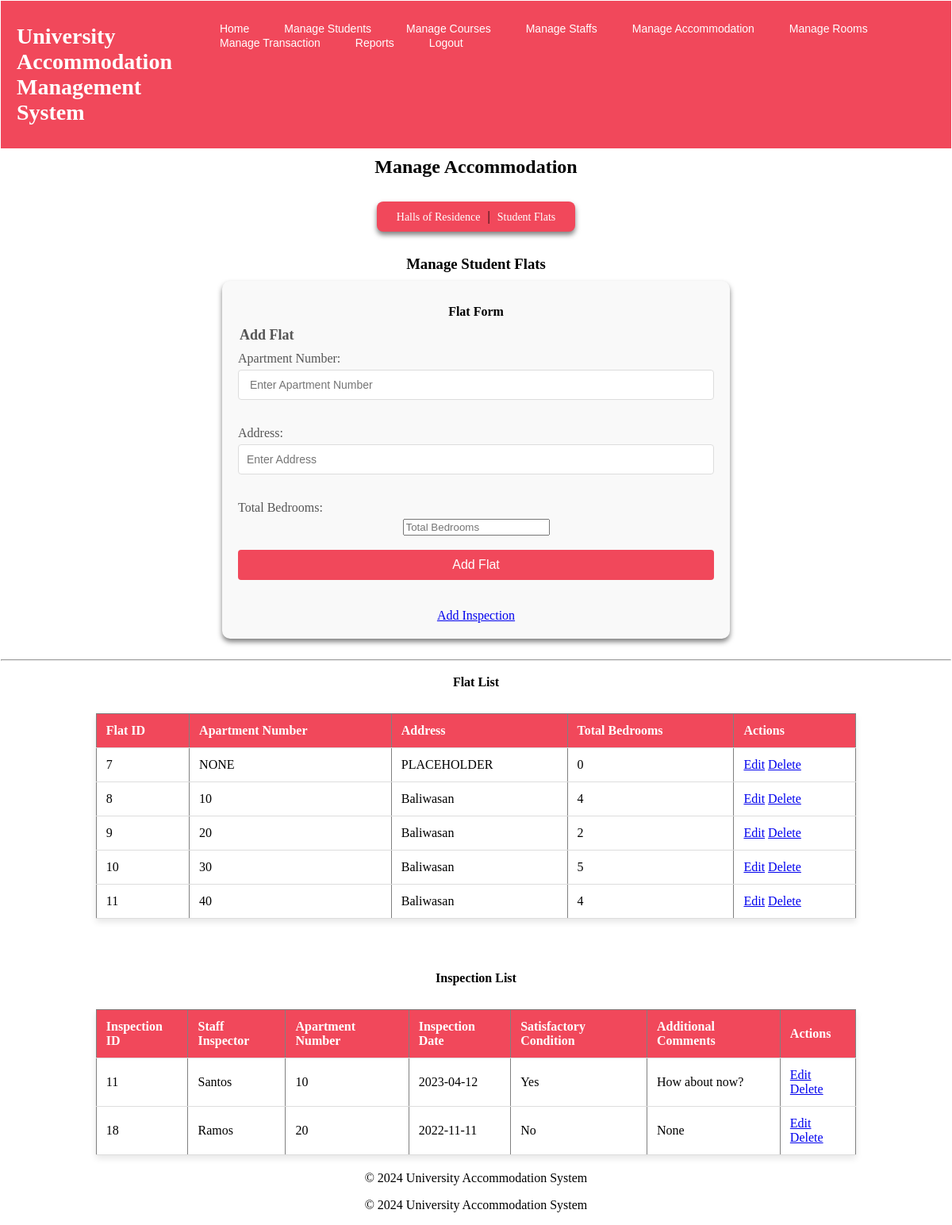
The app's page /pages/accommodation.php?type=flat (signed in) with its own data.
### tables this page shows
CREATE TABLE `student_flats` (
  `flat_id` int(11) NOT NULL,
  `apartment_number` varchar(50) DEFAULT NULL,
  `address` text DEFAULT NULL,
  `total_bedrooms` int(11) DEFAULT NULL
);

CREATE TABLE `inspections` (
  `inspection_id` int(11) NOT NULL,
  `staff_id` int(11) DEFAULT NULL,
  `flat_id` int(11) NOT NULL,
  `inspection_date` date DEFAULT NULL,
  `satisfactory_condition` enum('Yes','No') DEFAULT NULL,
  `comments` text DEFAULT NULL
);

CREATE TABLE `residence_staff` (
  `staff_id` int(11) NOT NULL,
  `first_name` varchar(50) DEFAULT NULL,
  `last_name` varchar(50) DEFAULT NULL,
  `email` varchar(100) DEFAULT NULL,
  `home_address` text DEFAULT NULL,
  `date_of_birth` date DEFAULT NULL,
  `gender` enum('Male','Female','Other') DEFAULT NULL,
  `position` varchar(50) DEFAULT NULL,
  `location` varchar(50) DEFAULT NULL
);

### pages/acco_flats.php (the view, shortened to what this page needs)
<!DOCTYPE html>
<html lang="en">
<head>
    <link rel="stylesheet" href="assets/styles.css">
</head>
<body>
<h3>Manage Student Flats</h3>
<div class="form-container">
<h4>Flat Form</h4>
<form action="" method="post">
    <fieldset>
        <legend>Add Flat</legend>
        <label for="apartment_number">Apartment Number:</label>
        <input type="text" name="apartment_number" placeholder=" Enter Apartment Number" required>
        <br><br>
        <label for="address">Address:</label>
        <input type="text" name="address" placeholder="Enter Address" required>
        <br><br>
        <label for="total_bedrooms">Total Bedrooms:</label>
        <input type="number" name="total_bedrooms" placeholder="Total Bedrooms" required>
        <br><br>
        <button type="submit">Add Flat</button>
        <br><br><br>
        <a href="acco_flats_inspect.php">Add Inspection</a>
    </fieldset>
</form>
</div>
<?php
$sql_flat = "SELECT * FROM student_flats";
$result_flat = $conn->query($sql_flat);
$sql_inspect = "SELECT i.inspection_id, rs.last_name AS inspctrLname,
                sf.apartment_number AS apartmentNum, i.inspection_date,
                i.satisfactory_condition, i.comments
                FROM ((inspections i
                JOIN residence_staff rs ON i.staff_id = rs.staff_id)
                JOIN student_flats sf ON i.flat_id = sf.flat_id)";
$resul_inspect = $conn->query($sql_inspect);
?>
<br><hr>
<h4>Flat List</h4>
<table border="1">
    <tr>
        <th>Flat ID</th>
        <th>Apartment Number</th>
        <th>Address</th>
        <th>Total Bedrooms</th>
        <th>Actions</th>
    </tr>
    <?php
    if ($result_flat->num_rows > 0) {
        while ($row = $result_flat->fetch_assoc()) {
            echo "
                <tr>
                    <td>" . $row['flat_id'] . "</td>
                    <td>" . $row['apartment_number'] . "</td>
                    <td>" . $row['address'] . "</td>
                    <td>" . $row['total_bedrooms'] . "</td>
                    <td>
                        <a href='?type=flat&edit=" . $row['flat_id'] . "'>Edit</a>
                        <a href='?type=flat&delete=" . $row['flat_id'] . "'>Delete</a>
                    </td>
                </tr>";
        }
    } else {
        echo "<tr><td colspan='5'>No flats found</td></tr>";
    }
    ?>
</table>
<br><br>
<h4>Inspection List</h4>
<table border="1">
    <tr>
        <th>Inspection ID</th>
        <th>Staff Inspector</th>
        <th>Apartment Number</th>
        <th>Inspection Date</th>
        <th>Satisfactory Condition</th>
        <th>Additional Comments</th>
        <th>Actions</th>
    </tr>
    <?php
    if ($resul_inspect->num_rows > 0) {
        while ($row = $resul_inspect->fetch_assoc()) {
            echo "
                <tr>
                    <td>" . $row['inspection_id'] . "</td>
                    <td>" . $row['inspctrLname'] . "</td>
                    <td>" . $row['apartmentNum'] . "</td>
                    <td>" . $row['inspection_date'] . "</td>
                    <td>" . $row['satisfactory_condition'] . "</td>
                    <td>" . $row['comments'] . "</td>
                    <td>
                        <a href='?type=flatInspect&edit=" . $row['inspection_id'] . "'>Edit</a>
                        <a href='?type=flatInspect&delete=" . $row['inspection_id'] . "'>Delete</a>
                    </td>
                </tr>";
        }
    } else {
        echo "<tr><td colspan='7'>No inspection found</td></tr>";
    }
    ?>
</table>
<?php include '../includes/footer.php'; ?>
</body>
</html>

### assets/styles.css (style rules this page uses)
body { margin: 1px; }
h3, h2, h4 { margin: 0; padding: 10px 20px; color: white; font-weight: bold; text-align: center; color: black; }
table { width: 80%; margin: 20px auto; border-collapse: collapse; background-color: white; box-shadow: 0 4px 8px rgba(0, 0, 0, 0.1); }
th, td { padding: 12px; text-align: left; border-bottom: 1px solid #ddd; }
th { background-color: #f1485b; color: white; }
.form-container { width: 100%; max-width: 600px; margin: 0 auto; padding: 20px; background-color: #f9f9f9; border-radius: 10px; box-shadow: 0 4px 6px rgba(0, 0, 0, 0.5); text-align: center; }
form fieldset { border: none; padding: 0; margin: 0; }
form legend { font-size: 18px; margin-bottom: 10px; font-weight: bold; color: #555; text-align: left; }
form label { display: block; margin-bottom: 5px; color: #555; text-align: left; }
form input[type="text"], form input[type="email"], form input[type="date"], form select { width: 100%; padding: 10px; margin-bottom: 15px; border: 1px solid #ddd; border-radius: 4px; box-sizing: border-box; font-size: 14px; }
form button { width: 100%; padding: 10px; background-color: #f1485b; color: #fff; border: none; border-radius: 4px; font-size: 16px; cursor: pointer; transition: background-color 0.3s ease; }

### records on screen
student_flats: flat_id "7", apartment_number "NONE", address "PLACEHOLDER", total_bedrooms "0"
student_flats: flat_id "8", apartment_number "10", address "Baliwasan", total_bedrooms "4"
student_flats: flat_id "9", apartment_number "20", address "Baliwasan", total_bedrooms "2"
student_flats: flat_id "10", apartment_number "30", address "Baliwasan", total_bedrooms "5"
student_flats: flat_id "11", apartment_number "40", address "Baliwasan", total_bedrooms "4"
inspections: inspection_id "11", staff.last_name "Santos", flat.apartment_number "10", inspection_date "2023-04-12", satisfactory_condition "Yes", comments "How about now?"
inspections: inspection_id "18", staff.last_name "Ramos", flat.apartment_number "20", inspection_date "2022-11-11", satisfactory_condition "No", comments "None"
